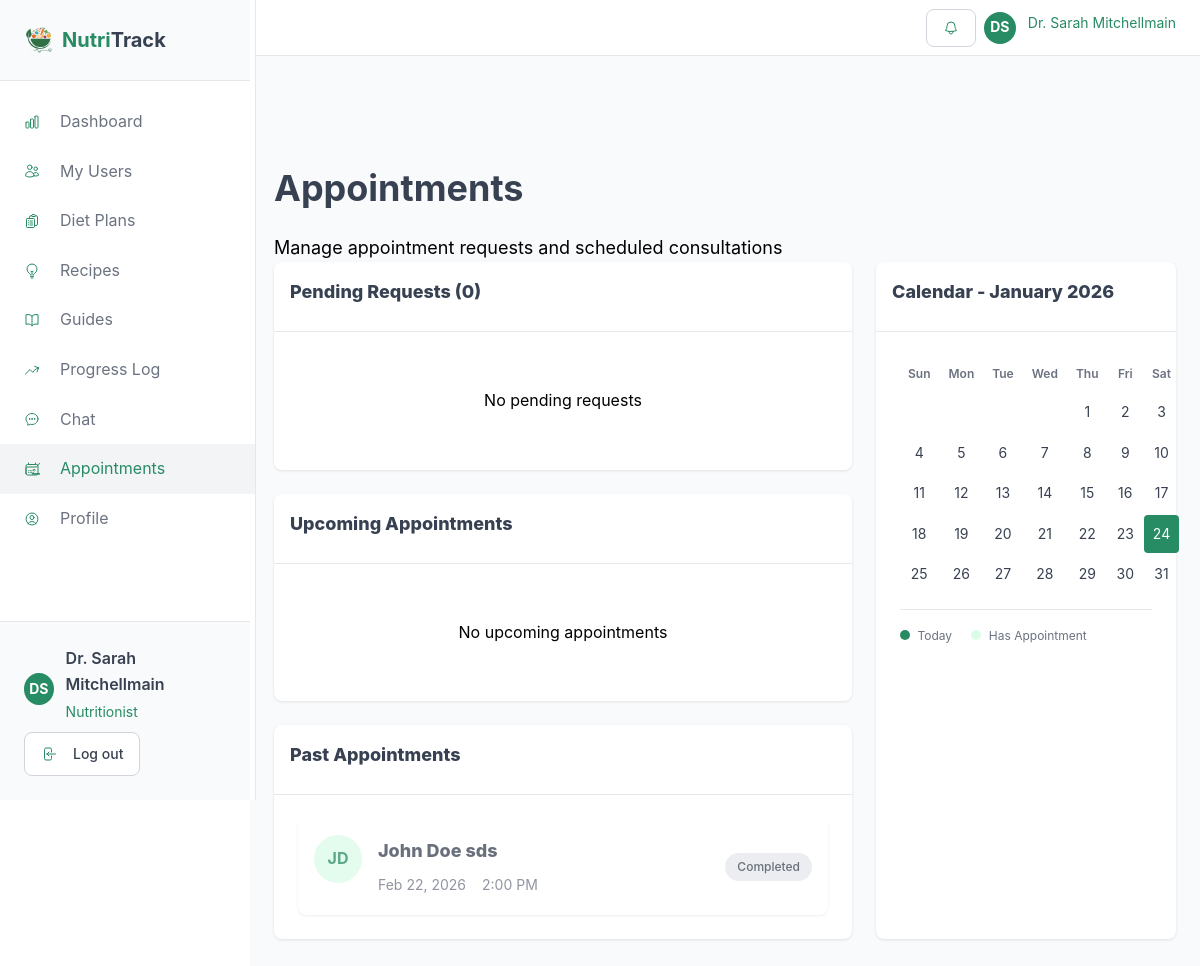
The page /nutritionists/appointments.php (signed in) on the database its author committed.
### tables this page shows
CREATE TABLE `users` (
  `id` int(11) NOT NULL,
  `name` varchar(100) NOT NULL,
  `email` varchar(100) NOT NULL,
  `password` varchar(255) NOT NULL,
  `phone` varchar(20) DEFAULT NULL,
  `role` enum('user','nutritionist','admin') NOT NULL DEFAULT 'user',
  `status` enum('active','pending','inactive') NOT NULL DEFAULT 'pending',
  `weight` decimal(5,2) DEFAULT NULL,
  `height` decimal(5,2) DEFAULT NULL,
  `age` int(11) DEFAULT NULL,
  `goal` enum('weight_loss','maintain','gain_weight','build_muscle') DEFAULT NULL,
  `health_conditions` text DEFAULT NULL,
  `specialty` varchar(100) DEFAULT NULL,
  `bio` text DEFAULT NULL,
  `rating` decimal(3,2) DEFAULT NULL,
  `nutritionist_id` int(11) DEFAULT NULL,
  `created_at` timestamp NOT NULL DEFAULT current_timestamp(),
  `updated_at` timestamp NOT NULL DEFAULT current_timestamp() ON UPDATE current_timestamp(),
  `profile_image` varchar(255) DEFAULT NULL
);

CREATE TABLE `appointments` (
  `id` int(11) NOT NULL,
  `user_id` int(11) NOT NULL,
  `nutritionist_id` int(11) NOT NULL,
  `appointment_date` date NOT NULL,
  `appointment_time` time NOT NULL,
  `reason` text DEFAULT NULL,
  `status` enum('pending','confirmed','completed','cancelled') DEFAULT 'pending',
  `created_at` timestamp NOT NULL DEFAULT current_timestamp()
);

### nutritionists/appointments.php (the view, shortened to what this page needs)
<?php
require_once '../includes/session.php';
$user = getCurrentUser();
$db = getDB();
$nutritionistId = $user['id'];
$stmt = $db->prepare("SELECT a.*, u.name as user_name, u.email as user_email, u.phone as user_phone
                      FROM appointments a
                      JOIN users u ON a.user_id = u.id
                      WHERE a.nutritionist_id = ?
                      ORDER BY a.appointment_date DESC, a.appointment_time DESC");
$stmt->execute([$nutritionistId]);
$allAppointments = $stmt->fetchAll();
$today = date('Y-m-d');
$pending = array_filter($allAppointments, fn($a) => $a['status'] === 'pending');
$upcoming = array_filter($allAppointments, fn($a) => $a['appointment_date'] >= $today && $a['status'] === 'confirmed');
$past = array_filter($allAppointments, fn($a) => $a['appointment_date'] < $today || in_array($a['status'], ['completed', 'cancelled']));
$currentMonth = date('Y-m');
$stmt = $db->prepare("SELECT appointment_date, COUNT(*) as count FROM appointments WHERE nutritionist_id = ? AND appointment_date LIKE ? GROUP BY appointment_date");
$stmt->execute([$nutritionistId, $currentMonth . '%']);
$calendarAppointments = $stmt->fetchAll(PDO::FETCH_KEY_PAIR);
include 'header.php';
?>
<div class="section">
    <div style="display: flex; align-items: center; justify-content: space-between; gap: 1rem;">
        <div>
            <h1 class="section-title">Appointments</h1>
            <p class="section-description">Manage appointment requests and scheduled consultations</p>
        </div>
    </div>
    <div style="display: grid; grid-template-columns: 1fr 300px; gap: 1.5rem;">
        <div style="display: flex; flex-direction: column; gap: 1.5rem;">
            <div class="card">
                <div style="padding: 1rem; border-bottom: 1px solid #e5e7eb;">
                    <h3 class="card-title">Pending Requests (<?php echo count($pending); ?>)</h3>
                </div>
                <div class="card-content">
                    <?php if (empty($pending)): ?>
                        <p class="card-description" style="text-align: center; padding: 2rem;">No pending requests</p>
                    <?php endif; ?>
                </div>
            </div>
            <div class="card">
                <div style="padding: 1rem; border-bottom: 1px solid #e5e7eb;">
                    <h3 class="card-title">Upcoming Appointments</h3>
                </div>
                <div class="card-content">
                    <?php if (empty($upcoming)): ?>
                        <p class="card-description" style="text-align: center; padding: 2rem;">No upcoming appointments</p>
                    <?php endif; ?>
                </div>
            </div>
            <div class="card">
                <div style="padding: 1rem; border-bottom: 1px solid #e5e7eb;">
                    <h3 class="card-title">Past Appointments</h3>
                </div>
                <div class="card-content">
                    <?php if (empty($past)): ?>
                        <p class="card-description" style="text-align: center; padding: 2rem;">No past appointments</p>
                    <?php else: ?>
                        <div style="display: flex; flex-direction: column; gap: 1rem;">
                            <?php foreach (array_slice($past, 0, 5) as $appointment): ?>
                                <div class="card" style="display: flex; align-items: center; gap: 1rem; padding: 1rem; opacity: 0.75;">
                                    <div class="team-avatar" style="width: 3rem; height: 3rem;">
                                        <?php echo strtoupper(substr($appointment['user_name'], 0, 1) . (strpos($appointment['user_name'], ' ') ? substr($appointment['user_name'], strpos($appointment['user_name'], ' ') + 1, 1) : '')); ?>
                                    </div>
                                    <div style="flex: 1;">
                                        <p class="card-title"><?php echo htmlspecialchars($appointment['user_name']); ?></p>
                                        <div style="display: flex; align-items: center; gap: 1rem; font-size: 0.875rem; color: #6b7280;">
                                            <span><?php echo date('M j, Y', strtotime($appointment['appointment_date'])); ?></span>
                                            <span><?php echo date('g:i A', strtotime($appointment['appointment_time'])); ?></span>
                                        </div>
                                    </div>
                                    <span class="recipe-tag"><?php echo ucfirst($appointment['status']); ?></span>
                                </div>
                            <?php endforeach; ?>
                        </div>
                    <?php endif; ?>
                </div>
            </div>
        </div>
        <div class="card">
            <div style="padding: 1rem; border-bottom: 1px solid #e5e7eb;">
                <h3 class="card-title">Calendar - <?php echo date('F Y'); ?></h3>
            </div>
            <div class="card-content">
                <div id="calendarGrid" style="display: grid; grid-template-columns: repeat(7, 1fr); gap: 2px; text-align: center;">
                    <?php
                    $daysOfWeek = ['Sun', 'Mon', 'Tue', 'Wed', 'Thu', 'Fri', 'Sat'];
                    foreach ($daysOfWeek as $day) {
                        echo "<div style='padding: 0.5rem; font-weight: 600; font-size: 0.75rem; color: #6b7280;'>$day</div>";
                    }
                    $firstDay = date('w', strtotime(date('Y-m-01')));
                    $daysInMonth = date('t');
                    $currentDay = date('j');
                    for ($i = 0; $i < $firstDay; $i++) {
                        echo "<div style='padding: 0.5rem;'></div>";
                    }
                    for ($day = 1; $day <= $daysInMonth; $day++) {
                        $dateStr = date('Y-m-') . str_pad($day, 2, '0', STR_PAD_LEFT);
                        $hasAppointment = isset($calendarAppointments[$dateStr]);
                        $isToday = $day == $currentDay;
                        $bgColor = $isToday ? '#278b63' : ($hasAppointment ? '#dcfce7' : 'transparent');
                        $textColor = $isToday ? 'white' : '#374151';
                        echo "<div style='padding: 0.5rem; border-radius: 0.25rem; background: $bgColor; color: $textColor; font-size: 0.875rem; cursor: pointer;' onclick=\"selectDate('$dateStr')\">$day" . ($hasAppointment ? '<span style="display:block;font-size:0.6rem;color:#16a34a;">•</span>' : '') . "</div>";
                    }
                    ?>
                </div>
                <div style="margin-top: 1rem; padding-top: 1rem; border-top: 1px solid #e5e7eb; font-size: 0.75rem; color: #6b7280;">
                    <span style="display: inline-block; width: 10px; height: 10px; background: #278b63; border-radius: 50%; margin-right: 4px;"></span> Today
                    <span style="display: inline-block; width: 10px; height: 10px; background: #dcfce7; border-radius: 50%; margin-left: 1rem; margin-right: 4px;"></span> Has Appointment
                </div>
            </div>
        </div>
    </div>
</div>
<?php include 'footer.php'; ?>

### nutritionists/header.php (shortened to what this page needs)
<?php
require_once '../includes/session.php';
$user = getCurrentUser();
?>
<!DOCTYPE html>
<html lang="en">
<head>
    <link rel="stylesheet" href="http://localhost/Health%20DIet/style.css">
</head>
<body>
    <div class="user-layout">
        <aside class="sidebar">
            <div class="sidebar-header">
                <a href="dashboard.php" class="logo">
                    <div style="display:flex; justify-self: center;">
                        <img style="width:30px;height:30px" src="../assets/images/nutritrak_logo-removebg-preview.png" alt="NutriTrack Logo">
                    </div>
                    <span class="logo-text"><span style="color:#278b63;">Nutri</span>Track</span>
                </a>
            </div>
            <nav class="sidebar-nav">
                <a href="dashboard.php" class="<?php echo basename($_SERVER['PHP_SELF']) == 'dashboard.php' ? 'active' : ''; ?>">
 Dashboard
                </a>
                <a href="users.php" class="<?php echo basename($_SERVER['PHP_SELF']) == 'users.php' ? 'active' : ''; ?>">
 My Users
                </a>
                <a href="diet-plans.php" class="<?php echo basename($_SERVER['PHP_SELF']) == 'diet-plans.php' ? 'active' : ''; ?>">
 Diet Plans
                </a>
                <a href="suggestions.php" class="<?php echo basename($_SERVER['PHP_SELF']) == 'suggestions.php' ? 'active' : ''; ?>">
 Recipes
                </a>
                <a href="guides.php" class="<?php echo basename($_SERVER['PHP_SELF']) == 'guides.php' ? 'active' : ''; ?>">
 Guides
                </a>
                <a href="progress.php" class="<?php echo basename($_SERVER['PHP_SELF']) == 'progress.php' ? 'active' : ''; ?>">
 Progress Log
                </a>
                <a href="chat.php" class="<?php echo basename($_SERVER['PHP_SELF']) == 'chat.php' ? 'active' : ''; ?>">
 Chat
                </a>
                <a href="appointments.php" class="<?php echo basename($_SERVER['PHP_SELF']) == 'appointments.php' ? 'active' : ''; ?>">
 Appointments
                </a>
                <a href="settings.php" class="<?php echo basename($_SERVER['PHP_SELF']) == 'settings.php' ? 'active' : ''; ?>">
 Profile
                </a>
            </nav>
            <div class="sidebar-footer">
                <div class="user-info" onclick="showProfilePopup()" style="cursor: pointer;">
                    <?php echo getUserAvatar($user, '2rem'); ?>
                    <div>
                        <div class="team-name"><?php echo $user['name']; ?></div>
                        <div class="team-role">Nutritionist</div>
                    </div>
                </div>
                <a href="../landing page/auth.php?logout=1" class="btn btn-outline">
 Log out
                </a>
            </div>
        </aside>
        <div class="main-content">
            <header class="top-bar">
                <div class="header-actions">
                    <div class="user-info">
                        <button class="btn btn-outline" onclick="toggleNotifications()" id="notificationBtn">
                        </button>
                    </div>
                    <div class="user-info" onclick="showProfilePopup()" style="cursor: pointer;">
                        <?php echo getUserAvatar($user, '2rem'); ?>
                        <span class="team-role"><?php echo $user['name']; ?></span>
                    </div>
                </div>
            </header>
            <main class="content-area">

### includes/session.php (shortened to what this page needs)
<?php
function getCurrentUser() {
    try {
        $db = getDB();
        $stmt = $db->prepare("SELECT * FROM users WHERE id = ?");
        $stmt->execute([$_SESSION['user_id']]);
        return $stmt->fetch();
    } catch (PDOException $e) {
        error_log("Error fetching user: " . $e->getMessage());
        return null;
    }
}
function getUserInitials($name = null) {
    $name = $name ?: ($_SESSION['user_name'] ?? 'U');
    $parts = explode(' ', $name);
    return strtoupper(substr($parts[0], 0, 1) . (isset($parts[1]) ? substr($parts[1], 0, 1) : ''));
}
function getUserAvatar($user, $size = '2rem', $class = 'user-avatar') {
    if (!empty($user['profile_image']) && file_exists(__DIR__ . '/../' . $user['profile_image'])) {
        return '<img src="../' . htmlspecialchars($user['profile_image']) . '" alt="Profile" class="' . $class . '" style="width: ' . $size . '; height: ' . $size . '; border-radius: 50%; object-fit: cover;">';
    } else {
        return '<div class="' . $class . '" style="width: ' . $size . '; height: ' . $size . ';">' . getUserInitials($user['name']) . '</div>';
    }
}
?>

### rows shown on the page
users: name "DS DS", name "Dr. Sarah Mitchellmain"
appointments: user.name "JD", user.name "John Doe sds", appointment_date "Feb 22, 2026", appointment_time "2:00 PM", status "Completed"

### other values the page prints
count($pending) "0"
$day "Sun"
$day "Mon"
$day "Tue"
$day "Wed"
$day "Thu"
$day "Fri"
$day "Sat"
